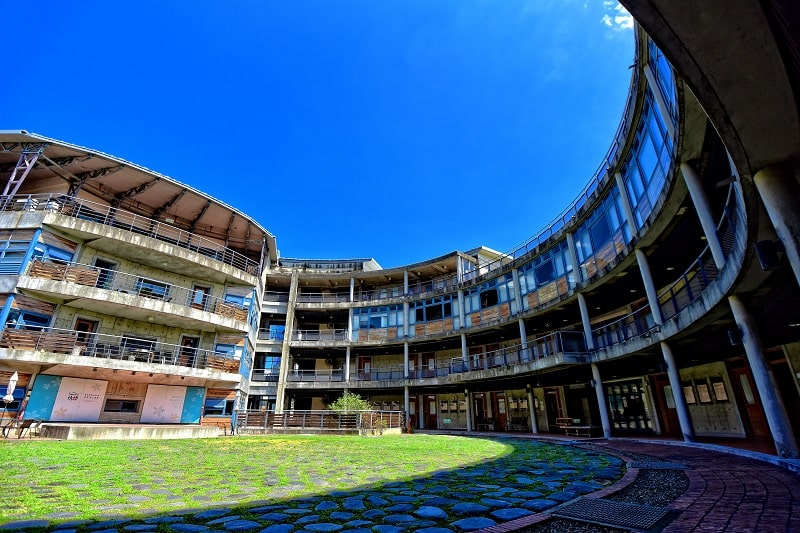
%> input picture 大四_Senior/MATLAB_Programming/Lab2/input.jpg, 800 x 533 px
$ octave Lab2_110550085_p3.m   (GNU Octave 9; MATLAB toolbox functions it lacks are replaced by stand-ins)
%> lines starting %> are read from the running program, lines starting %| are printed output that depends on the picture
IM = rgb2gray(imread('input.jpg'));
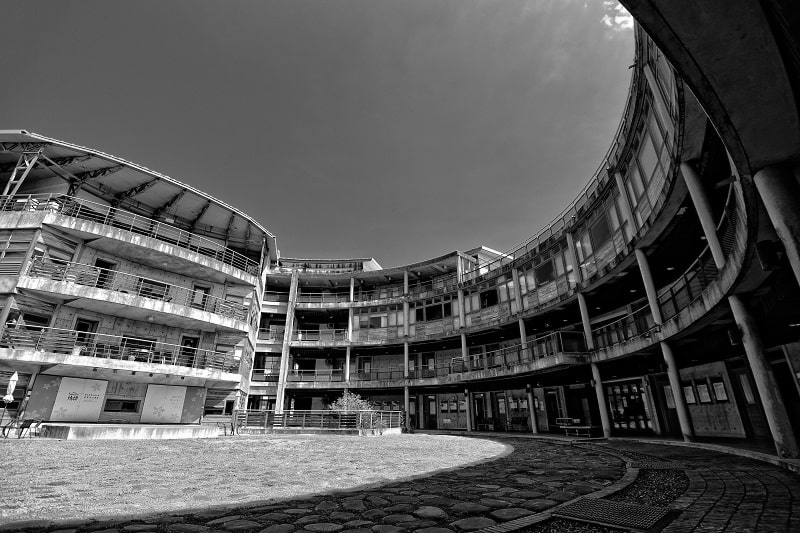
%> IM: size 533x800 uint8; min 0, max 255, mean 85.8

figure;
imshow(IM);

histogram = zeros(1, 256);

for pixel_value = 0:255
    histogram(pixel_value + 1) = sum(IM(:) == pixel_value);
end
%> after the loop, histogram = 256 values, max 11716 at index 2, min 136 at index 234, mean 1665.6

sumup = cumsum(histogram);
%> sumup = 256 values from 6322 to 426400
rs = sumup(256);
%> rs = 426400

H = zeros(1 ,256);
H = histogram./rs;
%> H = 256 values, max 0.0275 at index 2, min 0.000319 at index 234, mean 0.00391

w = zeros(1, 256);
w = uint8(cumsum(H)*255);
%> w = 256 values from 4 to 255

% Need +1 because index from 1 to 256
im_new = w(double(IM) + 1);
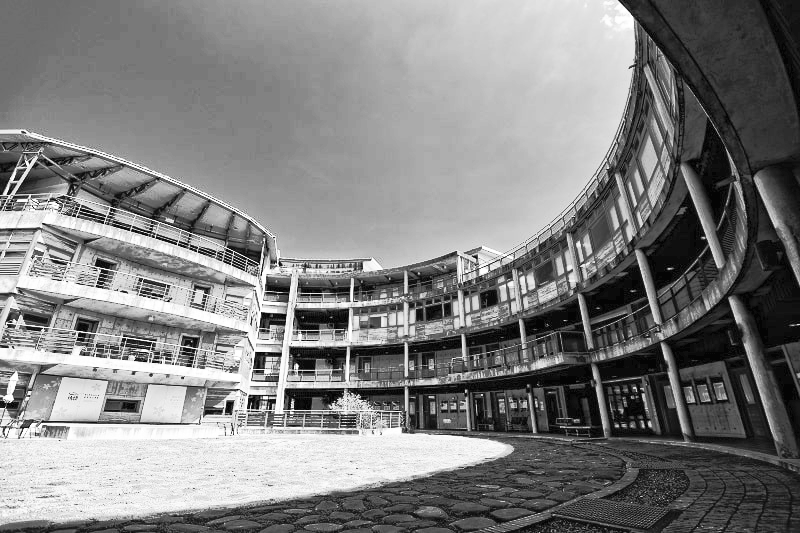
%> im_new: size 533x800 uint8; min 4, max 255, mean 128.5

figure;
imshow(im_new);


%> (the run ends here)
